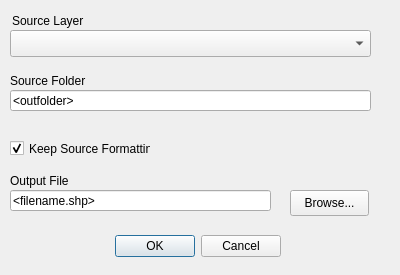
<?xml version="1.0" encoding="UTF-8"?>
<ui version="4.0">
 <class>tuflowqgis_increment</class>
 <widget class="QDialog" name="tuflowqgis_increment">
  <property name="geometry">
   <rect>
    <x>0</x>
    <y>0</y>
    <width>400</width>
    <height>275</height>
   </rect>
  </property>
  <property name="windowTitle">
   <string>Increment Selected Layer</string>
  </property>
  <widget class="QDialogButtonBox" name="buttonBox">
   <property name="geometry">
    <rect>
     <x>-60</x>
     <y>230</y>
     <width>341</width>
     <height>32</height>
    </rect>
   </property>
   <property name="orientation">
    <enum>Qt::Horizontal</enum>
   </property>
   <property name="standardButtons">
    <set>QDialogButtonBox::Cancel|QDialogButtonBox::Ok</set>
   </property>
  </widget>
  <widget class="QLabel" name="label_1">
   <property name="geometry">
    <rect>
     <x>12</x>
     <y>10</y>
     <width>108</width>
     <height>22</height>
    </rect>
   </property>
   <property name="text">
    <string>Source Layer</string>
   </property>
  </widget>
  <widget class="QComboBox" name="sourcelayer">
   <property name="geometry">
    <rect>
     <x>10</x>
     <y>30</y>
     <width>361</width>
     <height>27</height>
    </rect>
   </property>
  </widget>
  <widget class="QLabel" name="label">
   <property name="geometry">
    <rect>
     <x>10</x>
     <y>170</y>
     <width>108</width>
     <height>22</height>
    </rect>
   </property>
   <property name="text">
    <string>Output File</string>
   </property>
  </widget>
  <widget class="QLineEdit" name="outfilename">
   <property name="geometry">
    <rect>
     <x>10</x>
     <y>190</y>
     <width>261</width>
     <height>21</height>
    </rect>
   </property>
   <property name="text">
    <string>&lt;filename.shp&gt;</string>
   </property>
   <property name="readOnly">
    <bool>false</bool>
   </property>
  </widget>
  <widget class="QPushButton" name="browseoutfile">
   <property name="geometry">
    <rect>
     <x>290</x>
     <y>190</y>
     <width>79</width>
     <height>26</height>
    </rect>
   </property>
   <property name="text">
    <string>Browse...</string>
   </property>
  </widget>
  <widget class="QLabel" name="label_2">
   <property name="geometry">
    <rect>
     <x>10</x>
     <y>70</y>
     <width>108</width>
     <height>22</height>
    </rect>
   </property>
   <property name="text">
    <string>Source Folder</string>
   </property>
  </widget>
  <widget class="QLineEdit" name="outfolder">
   <property name="geometry">
    <rect>
     <x>10</x>
     <y>90</y>
     <width>361</width>
     <height>21</height>
    </rect>
   </property>
   <property name="text">
    <string>&lt;outfolder&gt;</string>
   </property>
   <property name="readOnly">
    <bool>false</bool>
   </property>
  </widget>
  <widget class="QCheckBox" name="checkBox">
   <property name="geometry">
    <rect>
     <x>10</x>
     <y>140</y>
     <width>141</width>
     <height>17</height>
    </rect>
   </property>
   <property name="acceptDrops">
    <bool>false</bool>
   </property>
   <property name="text">
    <string>Keep Source Formatting</string>
   </property>
   <property name="checked">
    <bool>true</bool>
   </property>
  </widget>
 </widget>
 <resources/>
 <connections>
  <connection>
   <sender>buttonBox</sender>
   <signal>accepted()</signal>
   <receiver>tuflowqgis_increment</receiver>
   <slot>accept()</slot>
   <hints>
    <hint type="sourcelabel">
     <x>248</x>
     <y>254</y>
    </hint>
    <hint type="destinationlabel">
     <x>157</x>
     <y>274</y>
    </hint>
   </hints>
  </connection>
  <connection>
   <sender>buttonBox</sender>
   <signal>rejected()</signal>
   <receiver>tuflowqgis_increment</receiver>
   <slot>reject()</slot>
   <hints>
    <hint type="sourcelabel">
     <x>316</x>
     <y>260</y>
    </hint>
    <hint type="destinationlabel">
     <x>286</x>
     <y>274</y>
    </hint>
   </hints>
  </connection>
 </connections>
</ui>
